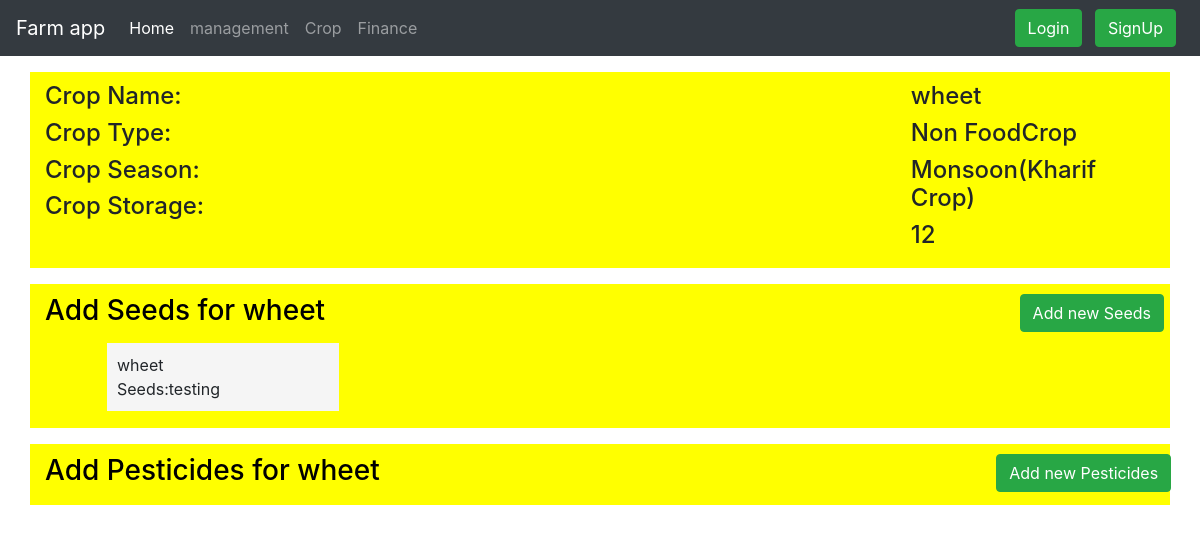
The app's page /management/crop/1 with its own data.
### management/models.py (models this page shows, shortened)
class crop(models.Model):
    monsoon = "Monsoon(Kharif Crop)"
    winter = "Winter(Rabi Crop)"
    summer ="Summer(Zaid Crop)"
    SEASON_CHOICES = (
        (monsoon, "Monsoon(Kharif Crop)"),
        (winter, "Winter(Rabi Crop)"),
        (summer, "Summer(Zaid Crop)"),
    )
    food = "FoodCrop(Grains)"
    fruits = "Fruits"
    veg = "Vegetables"
    NonFood = "Non FoodCrop"
    TYPE_CHOICES = (
        (food, "FoodCrop(Grains)"),
        (fruits, "Fruits"),
        (veg, "Vegetables"),
        (NonFood, "Non FoodCrop"),
    )
    crop_id=models.AutoField(primary_key=True)
    cropName=models.CharField(max_length=30, blank=False, null=False)
    cropType = models.CharField(max_length=40, choices=TYPE_CHOICES, default=food)
    totalStorage=models.IntegerField(default=0)
    cropSeason = models.CharField(max_length=40, choices=SEASON_CHOICES, default=monsoon)

class seedsModel(models.Model):
    seeds_id = models.AutoField(primary_key=True)
    crop_name = models.CharField(max_length=30, blank=False, null=False)
    seeds_name = models.CharField(max_length=30, blank=False, null=False)

### management/views.py (the view)
# urls.py: path("crop/<int:id>", views.cropAllDetails, name='corpdetails'),
def cropAllDetails(request,id):
    crop_id = crop.objects.filter(crop_id=id)
    seedsRecord = seedsModel.objects.filter(crop_name=crop_id[0].cropName)
    pesticidesRecord = pesticidesModel.objects.filter(crop_name=crop_id[0].cropName)
    if request.method == 'POST':
        form = SeedsForm(request.POST, request.FILES)
        if form.is_valid():
            seedsCrop = form.save(commit=False)
            seedsCrop.crop_name = crop_id[0].cropName
            form.save()
            messages.info(request, 'You have added new record successfully.')
            return redirect('/management/crop/'+str(id))
    else:
        form = SeedsForm()
    if request.method == 'POST':
        form1 = PesticidesFrom(request.POST, request.FILES)
        if form1.is_valid():
            seedsCrop = form1.save(commit=False)
            seedsCrop.crop_name = crop_id[0].cropName
            form1.save()
            messages.info(request, 'You have added new record successfully.')
            return redirect('/management/crop/' + str(id))
    else:
        form1 = PesticidesFrom()
        dict = {'form1':form1,'form':form,'cropId':crop_id[0],'seedsRecord':seedsRecord,'pesticidesRecord':pesticidesRecord}
    return render(request,'management/cropAllDetails.html',dict)

### management/templates/management/cropAllDetails.html (shortened to what this page needs)
{% extends "management/base.html" %}
{% block body%}
<div class="container mt-3">
    <div class="rowHead">
        <div class="colY">
            <h4>Crop Name:</h4>
        <h4>Crop Type:</h4>
        <h4>Crop Season:</h4>
        <h4>Crop Storage:</h4>
            </div>
        <div class="colCropDetails">
    <h4>{{cropId.cropName}}</h4>
        <h4>{{cropId.cropType}}</h4>
        <h4>{{cropId.cropSeason}}</h4>
        <h4>{{cropId.totalStorage}}</h4>
            </div>
    </div>
</div>
<div class="container mt-3">
  <div class="rowHead">
    <div class="colY">
      <h3 class="h3Crop" >Add Seeds for {{cropId.cropName}}</h3>
    </div>
    <div class="addButton">
<button type="button" class="btn btn-success mr-2 " data-toggle="modal" data-target="#RecordModal">
Add new Seeds
</button>
    </div>
  </div>
    <div class="rowCrop">
        {% for x in seedsRecord %}
      <div class="colCrop">
            {{x.crop_name}}<br>
            Seeds:{{x.seeds_name}}
      </div>
        {% endfor %}
  </div>
</div>
<div class="container mt-3">
  <div class="rowHead">
    <div class="colY">
      <h3 class="h3Crop" >Add Pesticides for {{cropId.cropName}}</h3>
    </div>
    <div class="addButton2">
<button type="button" class="btn btn-success mr-2 " data-toggle="modal" data-target="#RecordModal1">
Add new Pesticides
</button>
    </div>
  </div>
</div>
{% endblock %}

### records on screen
crop: cropName "wheet", cropType "Non FoodCrop", cropSeason "Monsoon(Kharif Crop)", totalStorage "12"
seedsModel: crop_name "wheet", seeds_name "testing"
